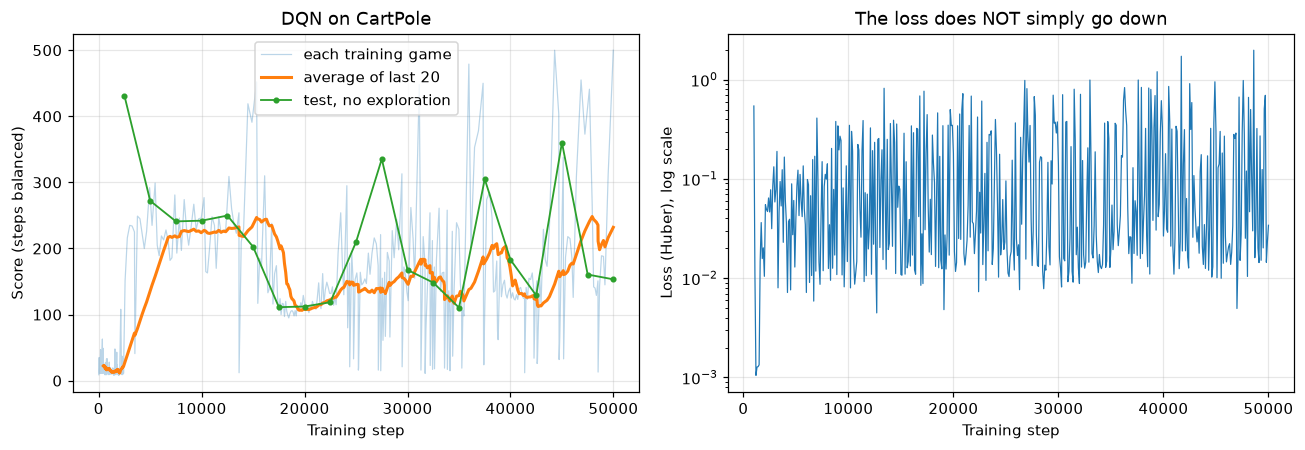

Source code (Python):
"""
Train a DQN on CartPole and look inside it.

    CartPole: keep a pole balanced on a moving cart.
    state  = 4 real numbers: cart position, cart speed, pole angle, pole spin
    action = 0 push left, 1 push right
    reward = +1 for every step the pole stays up; the game stops at 500 steps
             (truncated) or when the pole falls / the cart leaves the track (terminated)

Prints training progress, tests the best network, shows its Q-values for a few
hand-picked states, and saves cartpole_dqn.png.

Run:  python cartpole_dqn.py            (about 2-3 minutes)
      python cartpole_dqn.py --no-show
"""
import argparse
import sys

import matplotlib.pyplot as plt
import numpy as np
import torch

from dqn import evaluate, moving_average, train

sys.stdout.reconfigure(encoding="utf-8")

# Hand-picked states: [cart position, cart speed, pole angle (radians), pole spin]
SHOW_STATES = {
    "balanced, still":            [0.0, 0.0, 0.00, 0.0],
    "pole leaning RIGHT":         [0.0, 0.0, 0.10, 0.0],
    "pole leaning LEFT":          [0.0, 0.0, -0.10, 0.0],
    "pole falling right fast":    [0.0, 0.0, 0.05, 1.0],
    "almost fallen right":        [0.0, 0.0, 0.19, 0.5],
}


def main():
    parser = argparse.ArgumentParser()
    parser.add_argument("--steps", type=int, default=50_000)
    parser.add_argument("--no-show", action="store_true")
    args = parser.parse_args()

    print(f"Training DQN on CartPole for {args.steps:,} steps\n")
    net, hist = train(total_steps=args.steps, seed=0)

    score = evaluate(net, games=100, seed=50_000)
    print(f"\nBest network, 100 test games with no exploration: average score {score:.1f} (max 500)")
    print(f"Training games played: {len(hist['returns'])}")

    print("\nWhat the network thinks (Q-values) in some states:")
    with torch.no_grad():
        for name, st in SHOW_STATES.items():
            q = net(torch.tensor(st, dtype=torch.float32)).numpy()
            best = "RIGHT" if q[1] > q[0] else "LEFT"
            print(f"  {name:<26} Q(left) {q[0]:6.1f}   Q(right) {q[1]:6.1f}   -> push {best}")

    fig, (ax1, ax2) = plt.subplots(1, 2, figsize=(12, 4.2))
    ends = np.array(hist["ends"])
    ax1.plot(ends, hist["returns"], alpha=0.3, lw=0.8, label="each training game")
    ma = moving_average(hist["returns"])
    ax1.plot(ends[len(ends) - len(ma):], ma, lw=2, label="average of last 20")
    st, sc = zip(*hist["evals"])
    ax1.plot(st, sc, "o-", ms=3, lw=1.2, label="test, no exploration")
    ax1.set_xlabel("Training step")
    ax1.set_ylabel("Score (steps balanced)")
    ax1.set_title("DQN on CartPole")
    ax1.legend()
    ax1.grid(alpha=0.3)
    if hist["losses"]:
        ls, lv = zip(*hist["losses"])
        ax2.plot(ls, lv, lw=0.8)
    ax2.set_yscale("log")
    ax2.set_xlabel("Training step")
    ax2.set_ylabel("Loss (Huber), log scale")
    ax2.set_title("The loss does NOT simply go down")
    ax2.grid(alpha=0.3)
    fig.tight_layout()
    fig.savefig("cartpole_dqn.png", dpi=110, bbox_inches="tight")
    print("\nChart saved to cartpole_dqn.png")
    if not args.no_show:
        plt.show()


if __name__ == "__main__":
    main()
